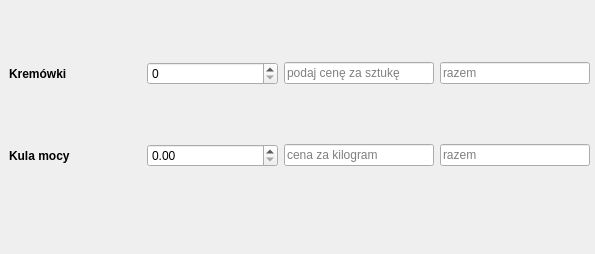
<?xml version="1.0" encoding="UTF-8"?>
<ui version="4.0">
 <class>Dialog</class>
 <widget class="QDialog" name="Dialog">
  <property name="geometry">
   <rect>
    <x>0</x>
    <y>0</y>
    <width>595</width>
    <height>254</height>
   </rect>
  </property>
  <property name="windowTitle">
   <string>Dialog</string>
  </property>
  <widget class="QWidget" name="gridLayoutWidget">
   <property name="geometry">
    <rect>
     <x>9</x>
     <y>9</y>
     <width>581</width>
     <height>211</height>
    </rect>
   </property>
   <layout class="QGridLayout" name="gridLayout">
    <item row="1" column="1">
     <widget class="QDoubleSpinBox" name="kebebSpin"/>
    </item>
    <item row="1" column="0">
     <widget class="QLabel" name="label_2">
      <property name="styleSheet">
       <string notr="true">font-weight: bold;</string>
      </property>
      <property name="text">
       <string>Kula mocy</string>
      </property>
     </widget>
    </item>
    <item row="0" column="1">
     <widget class="QSpinBox" name="kremowkaSpin">
      <property name="maximumSize">
       <size>
        <width>150</width>
        <height>16777215</height>
       </size>
      </property>
      <property name="buttonSymbols">
       <enum>QAbstractSpinBox::UpDownArrows</enum>
      </property>
     </widget>
    </item>
    <item row="0" column="0">
     <widget class="QLabel" name="label">
      <property name="styleSheet">
       <string notr="true">font-weight: bold;</string>
      </property>
      <property name="text">
       <string>Kremówki</string>
      </property>
     </widget>
    </item>
    <item row="0" column="3">
     <widget class="QLineEdit" name="kremowkaSum">
      <property name="maximumSize">
       <size>
        <width>150</width>
        <height>16777215</height>
       </size>
      </property>
      <property name="placeholderText">
       <string>razem</string>
      </property>
     </widget>
    </item>
    <item row="1" column="2">
     <widget class="QLineEdit" name="kebebPrice">
      <property name="maximumSize">
       <size>
        <width>150</width>
        <height>16777215</height>
       </size>
      </property>
      <property name="placeholderText">
       <string>cena za kilogram</string>
      </property>
     </widget>
    </item>
    <item row="0" column="2">
     <widget class="QLineEdit" name="kremowkaPrice">
      <property name="maximumSize">
       <size>
        <width>150</width>
        <height>16777215</height>
       </size>
      </property>
      <property name="placeholderText">
       <string>podaj cenę za sztukę</string>
      </property>
     </widget>
    </item>
    <item row="1" column="3">
     <widget class="QLineEdit" name="kebebSum">
      <property name="maximumSize">
       <size>
        <width>150</width>
        <height>16777215</height>
       </size>
      </property>
      <property name="placeholderText">
       <string>razem</string>
      </property>
     </widget>
    </item>
   </layout>
  </widget>
 </widget>
 <resources/>
 <connections/>
</ui>
